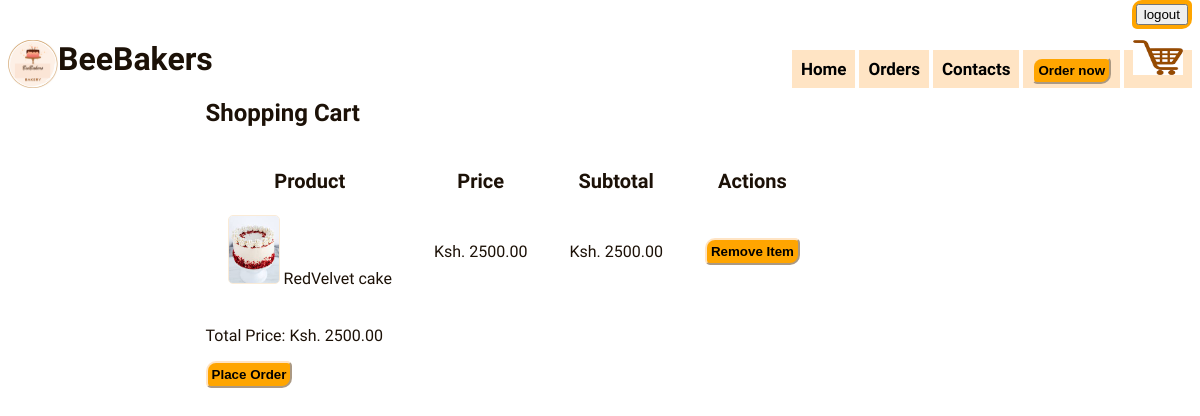
Page /view_cart/ (signed in) on the committed database.
### mysite/models.py (models this page shows, shortened)
class CartItem(models.Model):
    user = models.ForeignKey(User, on_delete=models.CASCADE)
    product = models.ForeignKey(Product, on_delete=models.CASCADE)
    def subtotal(self):
        return self.product.price

class Product(models.Model):
    name = models.CharField(max_length=100)
    price = models.DecimalField(max_digits=10, decimal_places=2)
    type = models.CharField(max_length=50, default='cake')
    image = models.ImageField(upload_to='images/')
    class Meta:
        verbose_name = _('product')
        verbose_name_plural = _('products')

### mysite/views.py (the view)
# urls.py: path('view_cart/', views.view_cart, name='view_cart'),
@login_required
def view_cart(request):
    cart_items = CartItem.objects.filter(user=request.user)
    total_price = sum(item.subtotal() for item in cart_items)
    return render(request, 'cart.html', {'cart_items': cart_items,
                                        'total_price': total_price})

### mysite/templates/cart.html (shortened to what this page needs)
<!DOCTYPE html>
<html lang="en">
<head>
    {%load static%}
    <link rel="stylesheet" href="{% static 'styles.css' %}">
</head>
<body>
  <a href="{% url 'logout' %}" class="logout"><button>logout</button></a>
    <header>
        <div>
            <nav class="nav-links">
                <div class="nav-menu">
                    <a href="{% url 'index' %}">Home</a>
                    <a href="{% url 'orders' %}">Orders</a>
                    <a href="{% url 'contact' %}">Contacts</a>
                    <a href="{% url 'order' %}"><button>Order now</button></a>
                    <a href="{% url 'view_cart' %}"><img src="{%static 'images/cart.png'%}" style="width:50px; height:35px;"></a>
        </div>
        </nav>
    </div>
    <div class="logo">
        <img src="{%static 'images\bakeryLogo.PNG'%}">
    <h1>BeeBakers</h1>
    </div>
    </header>
  <div class="orders">
    <h2>Shopping Cart</h2>
    {% if cart_items %}
    <table class="table">
      <thead>
        <tr>
          <th scope="col">Product</th>
          <th scope="col">Price</th>
          <th scope="col">Subtotal</th>
          <th scope="col">Actions</th>
        </tr>
      </thead>
      <tbody>
        {%load static%}
        {% for cart_item in cart_items %}
        <tr>
          <td><img src="{{ cart_item.product.image.url }}" alt="Product Image: {{ cart_item.product.name }}">
            {{ cart_item.product.name}} {{ cart_item.product.type }}</td>
          <td>Ksh. {{ cart_item.product.price }}</td>
          <td>Ksh. {{ cart_item.subtotal }}</td>
          <td>
            <form method="post"  action="{% url 'remove_from_cart' cart_item.id %}">
            <button type='submit' class="product_btn">Remove Item</button>
            </form>
          </td>
        </tr>
        {% endfor %}
      </tbody>
    </table>
    <div>
      <p>Total Price: Ksh. {{ total_price }}</p>
        <button type='submit' onclick="openForm()" class="product_btn">Place Order</button>
    </div>
    {% else %}
    <p>Your cart is empty!</p>
    <div>
      <a class='btn' href="{%url 'order'%}">Continue shopping</a>
    </div>
    {% endif %}
  </div>

### mysite/static/styles.css (style rules this page uses)
body { font-family: "Trirong", serif; }
.logo { margin-top: 5vh; }
.logo img { width: 50px; height: 6vh; float: left; ; }
.logo h1 { color: #1c1107; }
nav { float: right; enable-background: new; top: 0px; }
nav a { text-decoration: none; color: black; padding: 9px; font-weight: bold; font-size: 17px; background-color: bisque; }
nav button { font-weight: bold; background-color: orange; border-color: bisque; border-radius: 10px 5px; padding: 4px; }
.logout { float: right; font-weight: bold; background-color: orange; color: #1c1107; border-color: bisque; border-radius: 10px 5px; padding: 4px; margin-top: -40px; }
.orders { width: 60%; margin-left: 15%; color: #1c1107; padding-left: 20px; padding-bottom: 20px; }
.orders th { font-size: 20px; border: 1px; padding: 20px; }
.orders td { border: 1px; padding: 0 20px 20px 20px; }
.orders td img { border: 1px solid antiquewhite; border-radius: 5px; width: 50px; }
.product_btn { font-weight: bold; background-color: orange; border-color: bisque; border-radius: 10px 5px; padding: 4px; }

### rows in the picture
CartItem: product.image (picture), product.name "RedVelvet", product.type "cake", product.price "2500.00", subtotal "2500.00"

### other values in the picture
{{ total_price }} "2500.00"
